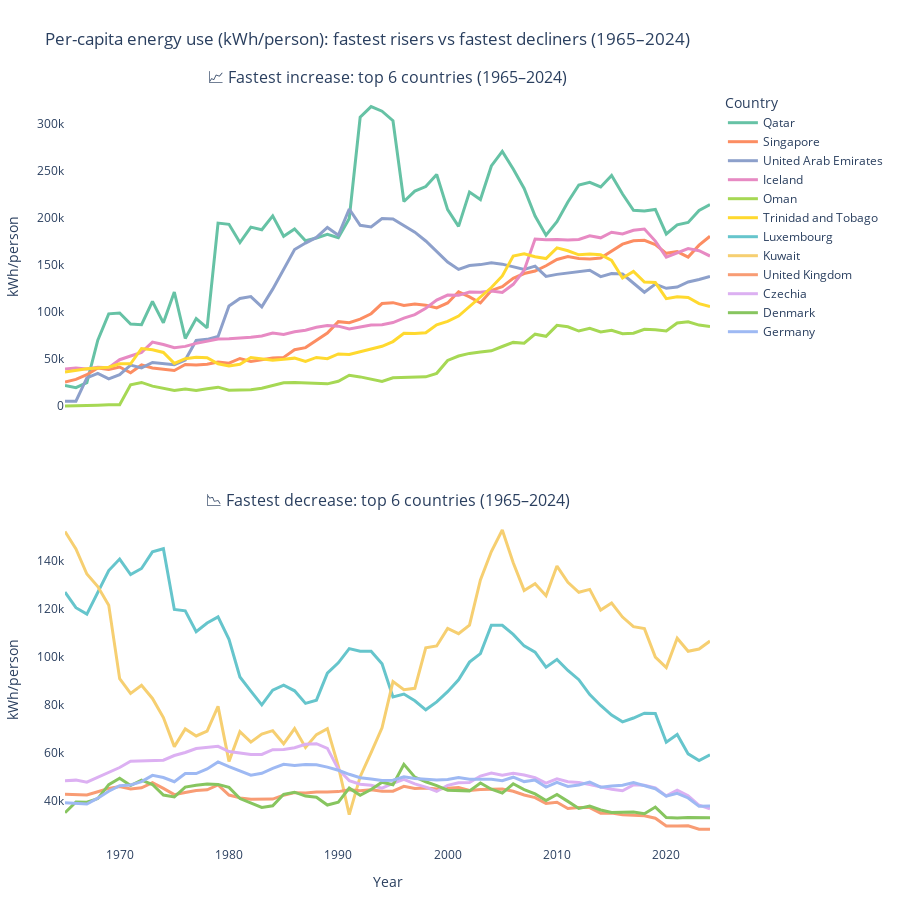

Source (notebook cell):
### Markdown cell above
<p style="font-family: Arial; font-size: 30px;">
Extra -- Experiential Practice Only
</p>

### Code cell
# 1) 读 OWID 人均能源数据（kWh/person）
url = "https://ourworldindata.org/grapher/per-capita-energy-use.csv"
df = pd.read_csv(url)

value_col = [c for c in df.columns if c not in ["Entity", "Code", "Year"]][0]
df[value_col] = pd.to_numeric(df[value_col], errors="coerce")
df = df.dropna(subset=[value_col])

# 只保留国家（3位国家代码）
countries = df[df["Code"].astype(str).str.len() == 3].copy()

# 2) 计算 1965 -> 2024 的增量
d65 = countries[countries["Year"] == 1965][["Entity", value_col]].rename(columns={value_col: "v1965"})
d24 = countries[countries["Year"] == 2024][["Entity", value_col]].rename(columns={value_col: "v2024"})

growth = d65.merge(d24, on="Entity", how="inner")
growth["increase"] = growth["v2024"] - growth["v1965"]

top6 = growth.sort_values("increase", ascending=False).head(6)["Entity"].tolist()
bottom6 = growth.sort_values("increase", ascending=True).head(6)["Entity"].tolist()

print("Up fastest 6:", top6)
print("Down fastest 6:", bottom6)

# 3) 准备数据
up_df = countries[countries["Entity"].isin(top6)].sort_values(["Entity", "Year"])
down_df = countries[countries["Entity"].isin(bottom6)].sort_values(["Entity", "Year"])

# 4) 做 subplot（上下两个图）
fig = make_subplots(
    rows=2, cols=1,
    shared_xaxes=True,
    vertical_spacing=0.12,
    subplot_titles=(
        "📈 Fastest increase: top 6 countries (1965–2024)",
        "📉 Fastest decrease: top 6 countries (1965–2024)"
    )
)

# 给两组线用不同的颜色序列（方便区分）
colors_up = px.colors.qualitative.Set2
colors_down = px.colors.qualitative.Pastel

# --- 上升最快（row=1）
for i, country in enumerate(top6):
    tmp = up_df[up_df["Entity"] == country]
    fig.add_trace(
        go.Scatter(
            x=tmp["Year"],
            y=tmp[value_col],
            mode="lines",
            name=country,
            line=dict(width=3, color=colors_up[i % len(colors_up)]),
            hovertemplate=f"<b>{country}</b><br>Year=%{{x}}<br>kWh/person=%{{y:,.0f}}<extra></extra>"
        ),
        row=1, col=1
    )

# --- 下降最快（row=2）
for i, country in enumerate(bottom6):
    tmp = down_df[down_df["Entity"] == country]
    fig.add_trace(
        go.Scatter(
            x=tmp["Year"],
            y=tmp[value_col],
            mode="lines",
            name=country,
            line=dict(width=3, color=colors_down[i % len(colors_down)]),
            hovertemplate=f"<b>{country}</b><br>Year=%{{x}}<br>kWh/person=%{{y:,.0f}}<extra></extra>"
        ),
        row=2, col=1
    )

# 5) 美化布局
fig.update_layout(
    title="Per-capita energy use (kWh/person): fastest risers vs fastest decliners (1965–2024)",
    height=900,
    paper_bgcolor="white",
    plot_bgcolor="white",
    margin=dict(l=40, r=20, t=90, b=40),
    legend_title_text="Country",
)

fig.update_xaxes(title_text="Year", row=2, col=1)
fig.update_yaxes(title_text="kWh/person", row=1, col=1)
fig.update_yaxes(title_text="kWh/person", row=2, col=1)

# （可选）让年份刻度更清楚
fig.update_xaxes(dtick=10)

fig.show()
